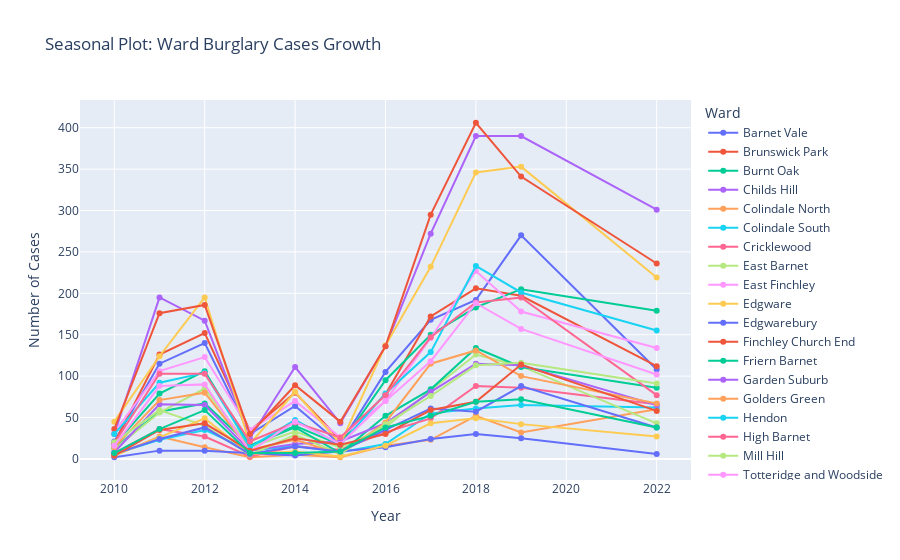

The notebook cell saved with this chart:
### Code cell
fig_ward = px.line(crime_ward_df.groupby(['Ward', 'Year']).size().reset_index(name='Burglary Rate'), x='Year', y='Burglary Rate', color='Ward',
                   title="Seasonal Plot: Ward Burglary Cases Growth")
fig_ward.update_yaxes(title="Number of Cases")
fig_ward.update_traces(mode="markers+lines", hovertemplate=None)
fig_ward.update_layout(hovermode="x unified")

fig_ward.show()

### Figure 1 — Plotly figure (JSON) as saved in the notebook; plotly's stock layout.template omitted (floating-point values rounded to 4 significant figures)
{"data": [{"legendgroup": "Barnet Vale", "line": {"color": "#636efa", "dash": "solid"}, "marker": {"symbol": "circle"}, "mode": "markers+lines", "name": "Barnet Vale", "orientation": "v", "showlegend": true, "type": "scatter", "x": [2010, 2011, 2012, 2013, 2014, 2015, 2016, 2017, 2018, 2019, 2022], "xaxis": "x", "y": [21, 115, 140, 30, 64, 18, 105, 168, 192, 270, 108], "yaxis": "y"}, {"legendgroup": "Brunswick Park", "line": {"color": "#EF553B", "dash": "solid"}, "marker": {"symbol": "circle"}, "mode": "markers+lines", "name": "Brunswick Park", "orientation": "v", "showlegend": true, "type": "scatter", "x": [2010, 2011, 2012, 2013, 2014, 2015, 2016, 2017, 2018, 2019, 2022], "xaxis": "x", "y": [19, 126, 152, 34, 80, 23, 78, 172, 206, 197, 112], "yaxis": "y"}, {"legendgroup": "Burnt Oak", "line": {"color": "#00cc96", "dash": "solid"}, "marker": {"symbol": "circle"}, "mode": "markers+lines", "name": "Burnt Oak", "orientation": "v", "showlegend": true, "type": "scatter", "x": [2010, 2011, 2012, 2013, 2014, 2015, 2016, 2017, 2018, 2019, 2022], "xaxis": "x", "y": [13, 57, 67, 16, 40, 17, 95, 150, 183, 205, 179], "yaxis": "y"}, {"legendgroup": "Childs Hill", "line": {"color": "#ab63fa", "dash": "solid"}, "marker": {"symbol": "circle"}, "mode": "markers+lines", "name": "Childs Hill", "orientation": "v", "showlegend": true, "type": "scatter", "x": [2010, 2011, 2012, 2013, 2014, 2015, 2016, 2017, 2018, 2019, 2022], "xaxis": "x", "y": [30, 195, 167, 25, 111, 43, 136, 272, 390, 390, 301], "yaxis": "y"}, {"legendgroup": "Colindale North", "line": {"color": "#FFA15A", "dash": "solid"}, "marker": {"symbol": "circle"}, "mode": "markers+lines", "name": "Colindale North", "orientation": "v", "showlegend": true, "type": "scatter", "x": [2010, 2011, 2012, 2013, 2014, 2015, 2016, 2017, 2018, 2019, 2022], "xaxis": "x", "y": [4, 27, 14, 2, 5, 2, 16, 23, 52, 32, 60], "yaxis": "y"}, {"legendgroup": "Colindale South", "line": {"color": "#19d3f3", "dash": "solid"}, "marker": {"symbol": "circle"}, "mode": "markers+lines", "name": "Colindale South", "orientation": "v", "showlegend": true, "type": "scatter", "x": [2010, 2011, 2012, 2013, 2014, 2015, 2016, 2017, 2018, 2019, 2022], "xaxis": "x", "y": [6, 23, 35, 10, 16, 8, 18, 55, 61, 65, 62], "yaxis": "y"}, {"legendgroup": "Cricklewood", "line": {"color": "#FF6692", "dash": "solid"}, "marker": {"symbol": "circle"}, "mode": "markers+lines", "name": "Cricklewood", "orientation": "v", "showlegend": true, "type": "scatter", "x": [2010, 2011, 2012, 2013, 2014, 2015, 2016, 2017, 2018, 2019, 2022], "xaxis": "x", "y": [7, 36, 27, 3, 15, 11, 32, 49, 88, 86, 66], "yaxis": "y"}, {"legendgroup": "East Barnet", "line": {"color": "#B6E880", "dash": "solid"}, "marker": {"symbol": "circle"}, "mode": "markers+lines", "name": "East Barnet", "orientation": "v", "showlegend": true, "type": "scatter", "x": [2010, 2011, 2012, 2013, 2014, 2015, 2016, 2017, 2018, 2019, 2022], "xaxis": "x", "y": [12, 56, 85, 14, 33, 14, 38, 83, 126, 112, 43], "yaxis": "y"}, {"legendgroup": "East Finchley", "line": {"color": "#FF97FF", "dash": "solid"}, "marker": {"symbol": "circle"}, "mode": "markers+lines", "name": "East Finchley", "orientation": "v", "showlegend": true, "type": "scatter", "x": [2010, 2011, 2012, 2013, 2014, 2015, 2016, 2017, 2018, 2019, 2022], "xaxis": "x", "y": [32, 106, 123, 35, 70, 26, 70, 146, 227, 178, 134], "yaxis": "y"}, {"legendgroup": "Edgware", "line": {"color": "#FECB52", "dash": "solid"}, "marker": {"symbol": "circle"}, "mode": "markers+lines", "name": "Edgware", "orientation": "v", "showlegend": true, "type": "scatter", "x": [2010, 2011, 2012, 2013, 2014, 2015, 2016, 2017, 2018, 2019, 2022], "xaxis": "x", "y": [45, 124, 195, 18, 81, 18, 137, 232, 346, 353, 219], "yaxis": "y"}, {"legendgroup": "Edgwarebury", "line": {"color": "#636efa", "dash": "solid"}, "marker": {"symbol": "circle"}, "mode": "markers+lines", "name": "Edgwarebury", "orientation": "v", "showlegend": true, "type": "scatter", "x": [2010, 2011, 2012, 2014, 2016, 2017, 2018, 2019, 2022], "xaxis": "x", "y": [2, 10, 10, 4, 14, 24, 30, 25, 6], "yaxis": "y"}, {"legendgroup": "Finchley Church End", "line": {"color": "#EF553B", "dash": "solid"}, "marker": {"symbol": "circle"}, "mode": "markers+lines", "name": "Finchley Church End", "orientation": "v", "showlegend": true, "type": "scatter", "x": [2010, 2011, 2012, 2013, 2014, 2015, 2016, 2017, 2018, 2019, 2022], "xaxis": "x", "y": [36, 176, 186, 30, 89, 45, 136, 295, 406, 341, 236], "yaxis": "y"}, {"legendgroup": "Friern Barnet", "line": {"color": "#00cc96", "dash": "solid"}, "marker": {"symbol": "circle"}, "mode": "markers+lines", "name": "Friern Barnet", "orientation": "v", "showlegend": true, "type": "scatter", "x": [2010, 2011, 2012, 2013, 2014, 2015, 2016, 2017, 2018, 2019, 2022], "xaxis": "x", "y": [17, 79, 106, 16, 38, 7, 52, 84, 134, 111, 86], "yaxis": "y"}, {"legendgroup": "Garden Suburb", "line": {"color": "#ab63fa", "dash": "solid"}, "marker": {"symbol": "circle"}, "mode": "markers+lines", "name": "Garden Suburb", "orientation": "v", "showlegend": true, "type": "scatter", "x": [2010, 2011, 2012, 2013, 2014, 2015, 2016, 2017, 2018, 2019, 2022], "xaxis": "x", "y": [8, 66, 65, 10, 18, 21, 43, 81, 115, 113, 65], "yaxis": "y"}, {"legendgroup": "Golders Green", "line": {"color": "#FFA15A", "dash": "solid"}, "marker": {"symbol": "circle"}, "mode": "markers+lines", "name": "Golders Green", "orientation": "v", "showlegend": true, "type": "scatter", "x": [2010, 2011, 2012, 2013, 2014, 2015, 2016, 2017, 2018, 2019, 2022], "xaxis": "x", "y": [14, 71, 80, 11, 23, 6, 44, 115, 131, 100, 67], "yaxis": "y"}, {"legendgroup": "Hendon", "line": {"color": "#19d3f3", "dash": "solid"}, "marker": {"symbol": "circle"}, "mode": "markers+lines", "name": "Hendon", "orientation": "v", "showlegend": true, "type": "scatter", "x": [2010, 2011, 2012, 2013, 2014, 2015, 2016, 2017, 2018, 2019, 2022], "xaxis": "x", "y": [30, 92, 104, 14, 47, 17, 79, 129, 233, 201, 155], "yaxis": "y"}, {"legendgroup": "High Barnet", "line": {"color": "#FF6692", "dash": "solid"}, "marker": {"symbol": "circle"}, "mode": "markers+lines", "name": "High Barnet", "orientation": "v", "showlegend": true, "type": "scatter", "x": [2010, 2011, 2012, 2013, 2014, 2015, 2016, 2017, 2018, 2019, 2022], "xaxis": "x", "y": [19, 103, 103, 21, 44, 26, 77, 147, 189, 195, 77], "yaxis": "y"}, {"legendgroup": "Mill Hill", "line": {"color": "#B6E880", "dash": "solid"}, "marker": {"symbol": "circle"}, "mode": "markers+lines", "name": "Mill Hill", "orientation": "v", "showlegend": true, "type": "scatter", "x": [2010, 2011, 2012, 2013, 2014, 2015, 2016, 2017, 2018, 2019, 2022], "xaxis": "x", "y": [20, 59, 40, 5, 29, 6, 42, 76, 113, 116, 91], "yaxis": "y"}, {"legendgroup": "Totteridge and Woodside", "line": {"color": "#FF97FF", "dash": "solid"}, "marker": {"symbol": "circle"}, "mode": "markers+lines", "name": "Totteridge and Woodside", "orientation": "v", "showlegend": true, "type": "scatter", "x": [2010, 2011, 2012, 2013, 2014, 2015, 2016, 2017, 2018, 2019, 2022], "xaxis": "x", "y": [16, 88, 90, 9, 45, 18, 70, 118, 188, 157, 102], "yaxis": "y"}, {"legendgroup": "West Finchley", "line": {"color": "#FECB52", "dash": "solid"}, "marker": {"symbol": "circle"}, "mode": "markers+lines", "name": "West Finchley", "orientation": "v", "showlegend": true, "type": "scatter", "x": [2010, 2011, 2012, 2013, 2014, 2015, 2016, 2017, 2018, 2019, 2022], "xaxis": "x", "y": [4, 26, 49, 6, 9, 3, 16, 43, 49, 42, 27], "yaxis": "y"}, {"legendgroup": "West Hendon", "line": {"color": "#636efa", "dash": "solid"}, "marker": {"symbol": "circle"}, "mode": "markers+lines", "name": "West Hendon", "orientation": "v", "showlegend": true, "type": "scatter", "x": [2010, 2011, 2012, 2013, 2014, 2015, 2016, 2017, 2018, 2019, 2022], "xaxis": "x", "y": [6, 24, 38, 6, 15, 9, 35, 61, 57, 88, 38], "yaxis": "y"}, {"legendgroup": "Whetstone", "line": {"color": "#EF553B", "dash": "solid"}, "marker": {"symbol": "circle"}, "mode": "markers+lines", "name": "Whetstone", "orientation": "v", "showlegend": true, "type": "scatter", "x": [2010, 2011, 2012, 2013, 2014, 2015, 2016, 2017, 2018, 2019, 2022], "xaxis": "x", "y": [4, 35, 43, 10, 25, 17, 30, 59, 69, 114, 58], "yaxis": "y"}, {"legendgroup": "Woodhouse", "line": {"color": "#00cc96", "dash": "solid"}, "marker": {"symbol": "circle"}, "mode": "markers+lines", "name": "Woodhouse", "orientation": "v", "showlegend": true, "type": "scatter", "x": [2010, 2011, 2012, 2013, 2014, 2015, 2016, 2017, 2018, 2019, 2022], "xaxis": "x", "y": [7, 36, 59, 7, 7, 9, 38, 52, 69, 72, 38], "yaxis": "y"}], "layout": {"hovermode": "x unified", "legend": {"title": {"text": "Ward"}, "tracegroupgap": 0}, "title": {"text": "Seasonal Plot: Ward Burglary Cases Growth"}, "xaxis": {"anchor": "y", "domain": [0, 1], "title": {"text": "Year"}}, "yaxis": {"anchor": "x", "domain": [0, 1], "title": {"text": "Number of Cases"}}}}
